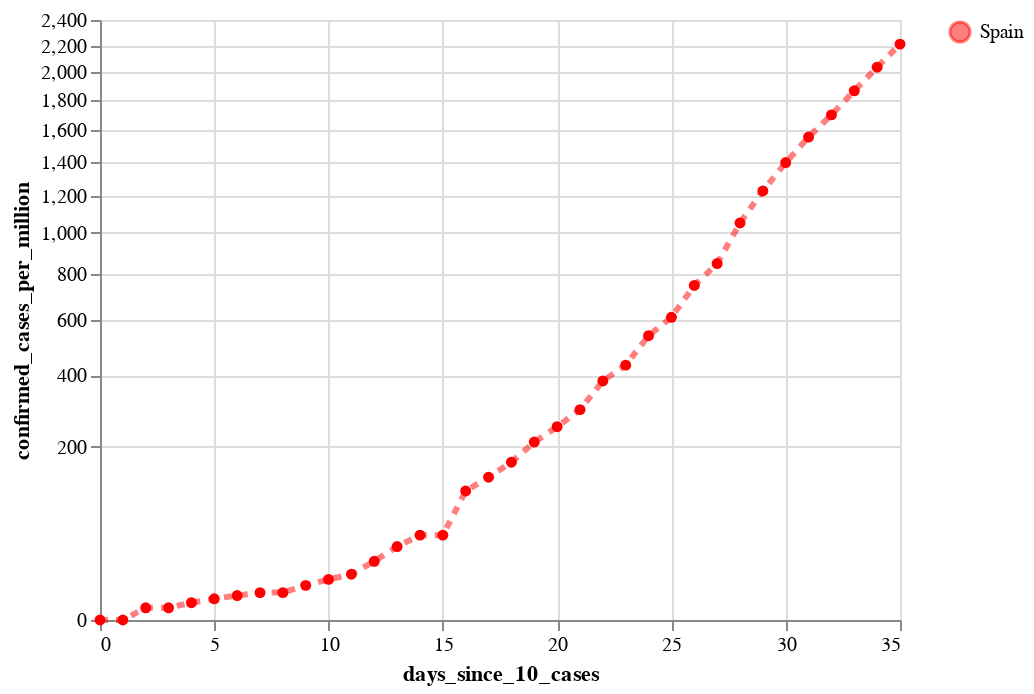

The notebook cell saved with this chart:
### Code cell
#hide

cases_per_million_es_plot = alt.Chart(source_es).mark_line(
    color='red',
    opacity=0.5,
    strokeDash=[4,4],
    strokeWidth=3,
    point=True
).encode(
    x='days_since_10_cases:Q',
#     y='confirmed_cases:Q',
    y=alt.Y('confirmed_cases_per_million:Q', scale=alt.Scale(type='sqrt')),
#     size='new_cases:Q',
    tooltip=['country', 'date:T', 'confirmed_cases:Q', 'confirmed_cases_per_million:Q', 'new_cases', 'new_deaths'],
    color=alt.Color('country', scale=alt.Scale(range=['red'], domain=['Spain']), title="")
)

cases_per_million_es_plot

### Figure 1 — Vega-Lite specification as saved in the notebook (floating-point values rounded to 4 significant figures)
{"config": {"view": {"continuousWidth": 400, "continuousHeight": 300}}, "data": {"name": "data-7df6663c37c9ef16dd314f443971e3c0"}, "mark": {"type": "line", "color": "red", "opacity": 0.5, "point": true, "strokeDash": [4, 4], "strokeWidth": 3}, "encoding": {"color": {"type": "nominal", "field": "country", "scale": {"domain": ["Spain"], "range": ["red"]}, "title": ""}, "tooltip": [{"type": "nominal", "field": "country"}, {"type": "temporal", "field": "date"}, {"type": "quantitative", "field": "confirmed_cases"}, {"type": "quantitative", "field": "confirmed_cases_per_million"}, {"type": "quantitative", "field": "new_cases"}, {"type": "quantitative", "field": "new_deaths"}], "x": {"type": "quantitative", "field": "days_since_10_cases"}, "y": {"type": "quantitative", "field": "confirmed_cases_per_million", "scale": {"type": "sqrt"}}}, "$schema": "https://vega.github.io/schema/vega-lite/v4.0.2.json", "datasets": {"data-7df6663c37c9ef16dd314f443971e3c0": [{"country": "Spain", "date": "2020-02-26", "days_since_10_cases": 0, "confirmed_cases": 13, "confirmed_cases_per_million": 0.0, "new_cases": 0, "new_deaths": 0, "new_recovered": 0}, {"country": "Spain", "date": "2020-02-27", "days_since_10_cases": 1, "confirmed_cases": 15, "confirmed_cases_per_million": 0.0, "new_cases": 2, "new_deaths": 0, "new_recovered": 0}, {"country": "Spain", "date": "2020-02-28", "days_since_10_cases": 2, "confirmed_cases": 32, "confirmed_cases_per_million": 1.0, "new_cases": 17, "new_deaths": 0, "new_recovered": 0}, {"country": "Spain", "date": "2020-02-29", "days_since_10_cases": 3, "confirmed_cases": 45, "confirmed_cases_per_million": 1.0, "new_cases": 13, "new_deaths": 0, "new_recovered": 0}, {"country": "Spain", "date": "2020-03-01", "days_since_10_cases": 4, "confirmed_cases": 84, "confirmed_cases_per_million": 2.0, "new_cases": 39, "new_deaths": 0, "new_recovered": 0}, {"country": "Spain", "date": "2020-03-02", "days_since_10_cases": 5, "confirmed_cases": 120, "confirmed_cases_per_million": 3.0, "new_cases": 36, "new_deaths": 0, "new_recovered": 0}, {"country": "Spain", "date": "2020-03-03", "days_since_10_cases": 6, "confirmed_cases": 165, "confirmed_cases_per_million": 4.0, "new_cases": 45, "new_deaths": 1, "new_recovered": 0}, {"country": "Spain", "date": "2020-03-04", "days_since_10_cases": 7, "confirmed_cases": 222, "confirmed_cases_per_million": 5.0, "new_cases": 57, "new_deaths": 1, "new_recovered": 0}, {"country": "Spain", "date": "2020-03-05", "days_since_10_cases": 8, "confirmed_cases": 259, "confirmed_cases_per_million": 5.0, "new_cases": 37, "new_deaths": 1, "new_recovered": 0}, {"country": "Spain", "date": "2020-03-06", "days_since_10_cases": 9, "confirmed_cases": 400, "confirmed_cases_per_million": 8.0, "new_cases": 141, "new_deaths": 2, "new_recovered": 0}, {"country": "Spain", "date": "2020-03-07", "days_since_10_cases": 10, "confirmed_cases": 500, "confirmed_cases_per_million": 11.0, "new_cases": 100, "new_deaths": 5, "new_recovered": 28}, {"country": "Spain", "date": "2020-03-08", "days_since_10_cases": 11, "confirmed_cases": 673, "confirmed_cases_per_million": 14.0, "new_cases": 173, "new_deaths": 7, "new_recovered": 0}, {"country": "Spain", "date": "2020-03-09", "days_since_10_cases": 12, "confirmed_cases": 1073, "confirmed_cases_per_million": 23.0, "new_cases": 400, "new_deaths": 11, "new_recovered": 2}, {"country": "Spain", "date": "2020-03-10", "days_since_10_cases": 13, "confirmed_cases": 1695, "confirmed_cases_per_million": 36.0, "new_cases": 622, "new_deaths": 7, "new_recovered": 0}, {"country": "Spain", "date": "2020-03-11", "days_since_10_cases": 14, "confirmed_cases": 2277, "confirmed_cases_per_million": 48.0, "new_cases": 582, "new_deaths": 19, "new_recovered": 151}, {"country": "Spain", "date": "2020-03-12", "days_since_10_cases": 15, "confirmed_cases": 2277, "confirmed_cases_per_million": 48.0, "new_cases": 0, "new_deaths": 1, "new_recovered": 0}, {"country": "Spain", "date": "2020-03-13", "days_since_10_cases": 16, "confirmed_cases": 5232, "confirmed_cases_per_million": 111.0, "new_cases": 2955, "new_deaths": 78, "new_recovered": 10}, {"country": "Spain", "date": "2020-03-14", "days_since_10_cases": 17, "confirmed_cases": 6391, "confirmed_cases_per_million": 136.0, "new_cases": 1159, "new_deaths": 62, "new_recovered": 324}, {"country": "Spain", "date": "2020-03-15", "days_since_10_cases": 18, "confirmed_cases": 7798, "confirmed_cases_per_million": 166.0, "new_cases": 1407, "new_deaths": 94, "new_recovered": 0}, {"country": "Spain", "date": "2020-03-16", "days_since_10_cases": 19, "confirmed_cases": 9942, "confirmed_cases_per_million": 211.0, "new_cases": 2144, "new_deaths": 53, "new_recovered": 13}, {"country": "Spain", "date": "2020-03-17", "days_since_10_cases": 20, "confirmed_cases": 11748, "confirmed_cases_per_million": 249.0, "new_cases": 1806, "new_deaths": 191, "new_recovered": 498}, {"country": "Spain", "date": "2020-03-18", "days_since_10_cases": 21, "confirmed_cases": 13910, "confirmed_cases_per_million": 295.0, "new_cases": 2162, "new_deaths": 90, "new_recovered": 53}, {"country": "Spain", "date": "2020-03-19", "days_since_10_cases": 22, "confirmed_cases": 17963, "confirmed_cases_per_million": 381.0, "new_cases": 4053, "new_deaths": 207, "new_recovered": 26}, {"country": "Spain", "date": "2020-03-20", "days_since_10_cases": 23, "confirmed_cases": 20410, "confirmed_cases_per_million": 433.0, "new_cases": 2447, "new_deaths": 213, "new_recovered": 481}, {"country": "Spain", "date": "2020-03-21", "days_since_10_cases": 24, "confirmed_cases": 25374, "confirmed_cases_per_million": 539.0, "new_cases": 4964, "new_deaths": 332, "new_recovered": 537}, {"country": "Spain", "date": "2020-03-22", "days_since_10_cases": 25, "confirmed_cases": 28768, "confirmed_cases_per_million": 611.0, "new_cases": 3394, "new_deaths": 397, "new_recovered": 450}, {"country": "Spain", "date": "2020-03-23", "days_since_10_cases": 26, "confirmed_cases": 35136, "confirmed_cases_per_million": 746.0, "new_cases": 6368, "new_deaths": 539, "new_recovered": 0}, {"country": "Spain", "date": "2020-03-24", "days_since_10_cases": 27, "confirmed_cases": 39885, "confirmed_cases_per_million": 847.0, "new_cases": 4749, "new_deaths": 497, "new_recovered": 1219}, {"country": "Spain", "date": "2020-03-25", "days_since_10_cases": 28, "confirmed_cases": 49515, "confirmed_cases_per_million": 1051.0, "new_cases": 9630, "new_deaths": 839, "new_recovered": 1573}, {"country": "Spain", "date": "2020-03-26", "days_since_10_cases": 29, "confirmed_cases": 57786, "confirmed_cases_per_million": 1227.0, "new_cases": 8271, "new_deaths": 718, "new_recovered": 1648}, {"country": "Spain", "date": "2020-03-27", "days_since_10_cases": 30, "confirmed_cases": 65719, "confirmed_cases_per_million": 1395.0, "new_cases": 7933, "new_deaths": 773, "new_recovered": 2342}, {"country": "Spain", "date": "2020-03-28", "days_since_10_cases": 31, "confirmed_cases": 73235, "confirmed_cases_per_million": 1555.0, "new_cases": 7516, "new_deaths": 844, "new_recovered": 2928}, {"country": "Spain", "date": "2020-03-29", "days_since_10_cases": 32, "confirmed_cases": 80110, "confirmed_cases_per_million": 1701.0, "new_cases": 6875, "new_deaths": 821, "new_recovered": 2424}, {"country": "Spain", "date": "2020-03-30", "days_since_10_cases": 33, "confirmed_cases": 87956, "confirmed_cases_per_million": 1867.0, "new_cases": 7846, "new_deaths": 913, "new_recovered": 2071}, {"country": "Spain", "date": "2020-03-31", "days_since_10_cases": 34, "confirmed_cases": 95923, "confirmed_cases_per_million": 2037.0, "new_cases": 7967, "new_deaths": 748, "new_recovered": 2479}, {"country": "Spain", "date": "2020-04-01", "days_since_10_cases": 35, "confirmed_cases": 104118, "confirmed_cases_per_million": 2211.0, "new_cases": 8195, "new_deaths": 923, "new_recovered": 3388}]}}
